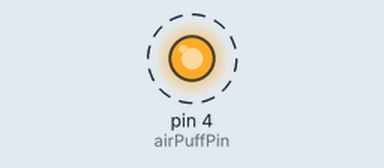
Recording of a sketch running on a simulated Arduino Uno, built with avr-gcc and run on an emulated ATmega328P. Shown: output pins drawn as LEDs (lit = HIGH). Dashed ring = blinking.

Above: at 0.5 s.
Timing chart, 0 to 4.6 s (numbered marks = the images above):
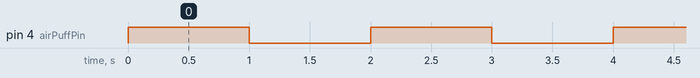

The sketch:

Airpuff_Test.ino
```cpp
/* This should turn the air puff on and off in `duration` intervals,
 * it is useful to ensure the output is working as expected.
 */
const int airPuffPin = 4;
const int duration = 1000;

void setup() {
  pinMode(airPuffPin, OUTPUT);
}

void loop() {
  Serial.print(millis());
  Serial.println(": on");
  digitalWrite(airPuffPin, HIGH);
  delay(duration);

  Serial.print(millis());
  Serial.println(": on");
  digitalWrite(airPuffPin, LOW);
  delay(duration);
}
```

Measured:
- by itself, pin 4 (airPuffPin): alternates HIGH for 1.0 s and LOW for 1.0 s
